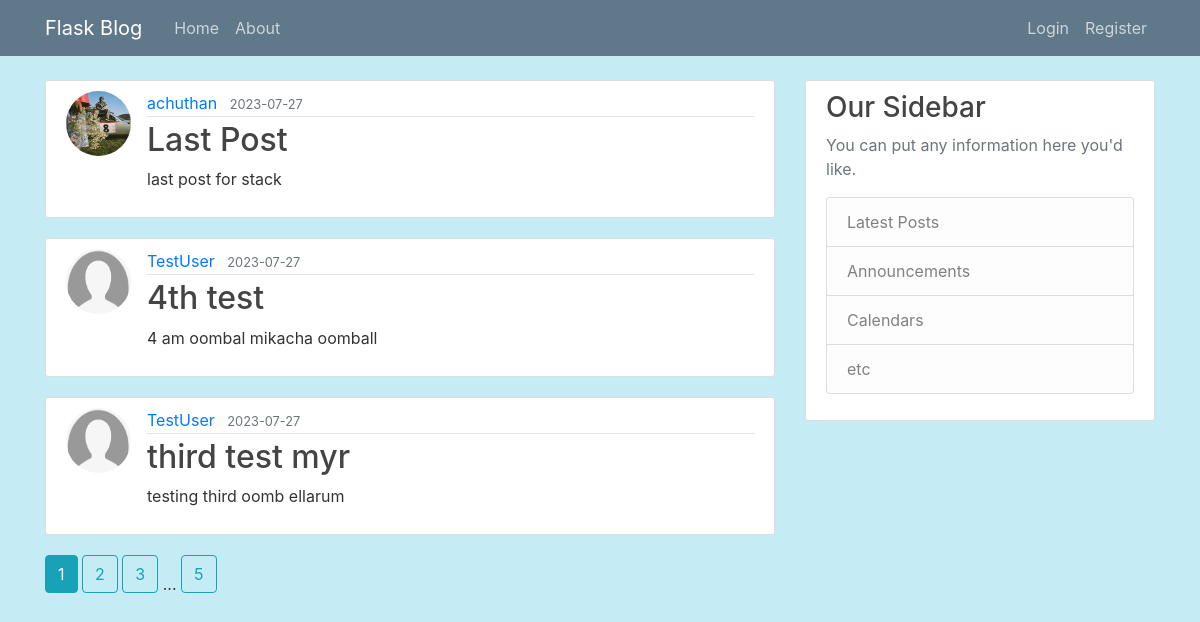
The page /home on the database its author committed.
### blog/models.py (models this page shows, shortened)
class Post(db.Model):
    id=db.Column(db.Integer,primary_key=True)
    title=db.Column(db.String(100),nullable=False)
    date_posted=db.Column(db.DateTime,nullable=False,default=datetime.utcnow)
    content=db.Column(db.Text,nullable=False)
    user_id=db.Column(db.Integer,db.ForeignKey('user.id'),nullable=False)

class User(db.Model,UserMixin):
    id=db.Column(db.Integer,primary_key=True)
    username=db.Column(db.String(20),unique=True,nullable=False)
    email=db.Column(db.String(120),unique=True,nullable=False)
    image_file=db.Column(db.String(20),nullable=False,default='default.jpg')
    password=db.Column(db.String(60),nullable=False)
    posts=db.relationship('Post',backref='author',lazy=True)

### blog/main/routes.py (the view)
@main.route("/")
@main.route("/home")
def home():
    page=request.args.get('page',1,type=int) #default value of page is 1
    posts=Post.query.order_by(Post.date_posted.desc()).paginate(page=page,per_page=3)
    return render_template('Home.html',posts=posts)

### blog/templates/Home.html
{% extends "layout.html" %}
{% block content %}
    {% for post in posts.items %}
        <article class="media content-section">
          <img class="rounded-circle article-img" src="{{ url_for('static', filename='profile_pic/' + post.author.image_file) }}">
          <div class="media-body">
            <div class="article-metadata">
              <a class="mr-2" href="{{url_for('users.user_posts',username=post.author.username)}}">{{ post.author.username }}</a>
              <small class="text-muted">{{ post.date_posted.strftime('%Y-%m-%d') }}</small>
            </div>
            <h2><a class="article-title" href="{{ url_for('posts.post', post_id=post.id) }}">{{ post.title }}</a></h2>
            <p class="article-content">{{ post.content }}</p>
          </div>
        </article>
    {% endfor %}
    {% for page_num in posts.iter_pages(left_edge=1,right_edge=1,left_current=1,right_current=2) %}
      {% if page_num %}
        {% if posts.page==page_num  %}
           <a class="btn btn-info mb-4" href="{{url_for('main.home',page=page_num)}}">{{page_num}}</a>
        {% else %}
           <a class="btn btn-outline-info mb-4" href="{{url_for('main.home',page=page_num)}}">{{page_num}}</a>
        {% endif %}
      {% else %}
        ...
      {% endif %}
    {%endfor%}
{% endblock content %}

### blog/templates/Layout.html (shortened to what this page needs)
<!DOCTYPE html>
<html>
<head>
    <link rel="stylesheet" href="https://maxcdn.bootstrapcdn.com/bootstrap/4.0.0/css/bootstrap.min.css">
    <link rel="stylesheet" type="text/css" href="{{ url_for('static', filename='main.css') }}">
</head>
<body>
    <header class="site-header">
      <nav class="navbar navbar-expand-md navbar-dark bg-steel fixed-top">
        <div class="container">
          <a class="navbar-brand mr-4" href="/">Flask Blog</a>
          <div class="collapse navbar-collapse" id="navbarToggle">
            <div class="navbar-nav mr-auto">
              <a class="nav-item nav-link" href="{{url_for('main.home')}}">Home</a>
              <a class="nav-item nav-link" href="{{url_for('main.about')}}">About</a>
            </div>
            <div class="navbar-nav">
              {% if current_user.is_authenticated%}
                <a class="nav-item nav-link" href="{{url_for('posts.new_post')}}">New Post</a>
                <a class="nav-item nav-link" href="{{url_for('users.account')}}">Account</a>
                <a class="nav-item nav-link" href="{{url_for('users.logout')}}">Logout</a>
              {%else%}
                <a class="nav-item nav-link" href="{{url_for('users.login')}}"">Login</a>
                <a class="nav-item nav-link" href="{{url_for('users.register')}}">Register</a>
              {% endif %}
            </div>
          </div>
        </div>
      </nav>
    </header>
    <main role="main" class="container">
      <div class="row">
        <div class="col-md-8">
          {% block content %}{% endblock %}
        </div>
        <div class="col-md-4">
          <div class="content-section">
            <h3>Our Sidebar</h3>
            <p class='text-muted'>You can put any information here you'd like.
              <ul class="list-group">
                <li class="list-group-item list-group-item-light">Latest Posts</li>
                <li class="list-group-item list-group-item-light">Announcements</li>
                <li class="list-group-item list-group-item-light">Calendars</li>
                <li class="list-group-item list-group-item-light">etc</li>
              </ul>
            </p>
          </div>
        </div>
      </div>
    </main>
</body>
</html>

### blog/static/main.css (style rules this page uses)
body { background: #c5ecf4; color: #333333; margin-top: 5rem; }
h1, h2, h3, h4, h5, h6 { color: #444444; }
.bg-steel { background-color: #5f788a; }
.site-header .navbar-nav .nav-link { color: #cbd5db; }
.content-section { background: #ffffff; padding: 10px 20px; border: 1px solid #dddddd; border-radius: 3px; margin-bottom: 20px; }
.article-title { color: #444444; }
.article-content { white-space: pre-line; }
.article-img { height: 65px; width: 65px; margin-right: 16px; }
.article-metadata { padding-bottom: 1px; margin-bottom: 4px; border-bottom: 1px solid #e3e3e3 }

### rows shown on the page
Post: image_file (picture), author.username "achuthan", date_posted "2023-07-27", title "Last Post", content "last post for stack"
Post: image_file (placeholder picture), author.username "TestUser", date_posted "2023-07-27", title "4th test", content "4 am oombal mikacha oomball"
Post: image_file (placeholder picture), author.username "TestUser", date_posted "2023-07-27", title "third test myr", content "testing third oomb ellarum"

### other values the page prints
{{ page_num }} "1"
{{ page_num }} "2" "3" "5"
